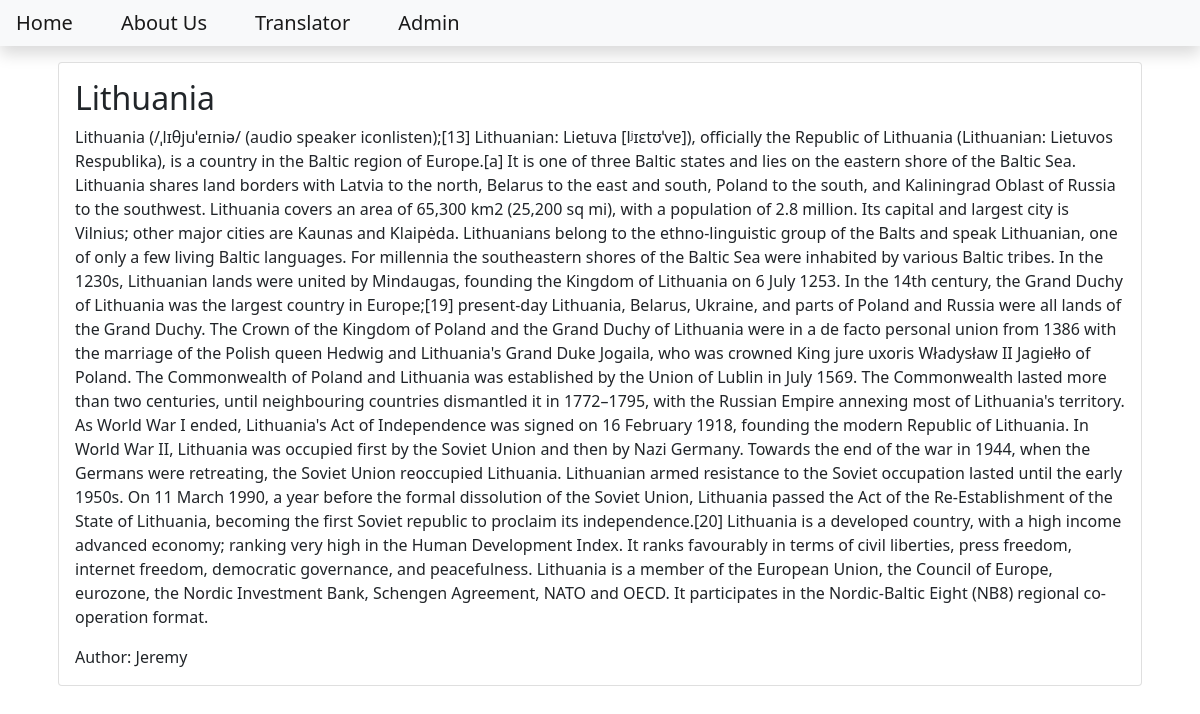
The page /lithuania on the database its author committed.
### blog/models.py (models this page shows, shortened)
class Post(models.Model): # JW Created
    title = models.CharField(max_length=200)
    content = models.TextField()
    date_created = models.DateTimeField(auto_now_add=True)
    slug = models.SlugField(max_length=200, unique=True)
    author = models.ForeignKey(to=User, on_delete=models.CASCADE) # (on_delete Cascade) will delete all the blog posts for the user if the user is deleted from the user DB table
    status = models.IntegerField(choices=STATUS, default=0)

### blog/views.py (the view)
# urls.py: path('<slug:slug>', views.BlogView.as_view(), name='blog_view'),
class BlogView(generic.DetailView):
    model = Post
    template_name = 'blog.html'

### templates/blog.html
{% extends 'base.html' %}
{% block content %}
<div class="container">
        <div class="card m-3">
        <div class="card-body">
                <h2 class="card-title">
                {{object.title}}
                </h2>
                <p class="card-text">
                {{object.content}}
                </p>
                <p class="card-text">
                Author: {{object.author | title}}
                </p>
        </div>
        </div>
{% endblock content %}

### rows shown on the page
Post: title "Lithuania", content "Lithuania (/ˌlɪθjuˈeɪniə/ (audio speaker iconlisten);[13] Lithuanian: Lietuva [lʲɪɛtʊˈvɐ]), officially the Republic of Lithuania (Lithuanian: Lietuvos Respublika), is a country in the Baltic region of Europe.[a] It is one of three Baltic states and lies on the eastern shore of the Baltic Sea. Lithuania shares land borders with Latvia to the north, Belarus to the east and south, Poland to the south, and Kaliningrad Oblast of Russia to the southwest. Lithuania covers an area of 65,300 km2 (25,200 sq mi), with a population of 2.8 million. Its capital and largest city is Vilnius; other major cities are Kaunas and Klaipėda. Lithuanians belong to the ethno-linguistic group of the Balts and speak…", author "Jeremy"
